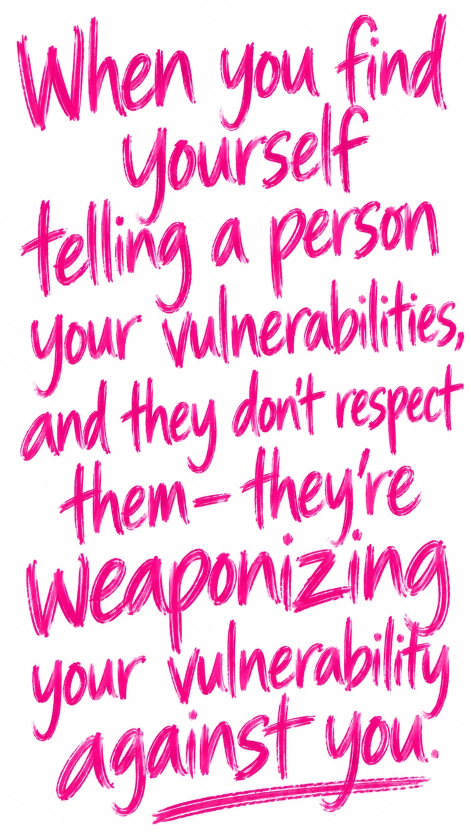
#> input picture sterling-template/quotes/weaponizing-vulnerability-original.webp, 941 x 1672 px (shown at 1/2 size)
$ python quote_from_image.py quotes/weaponizing-vulnerability-original.webp quotes/weaponizing-vulnerability.png
#> lines starting #> are read from the running program, lines starting #| are printed output that depends on the picture
"""Turn a pink handwritten quote on a white background into a transparent 720x1280 card.

usage: python3 quote_from_image.py input.(png|jpg|webp) quotes/<name>.png
"""
import sys
import numpy as np
from PIL import Image

PINK = (252, 0, 108)

def main(src, out):
#> called with out = 'quotes/weaponizing-vulnerability.png'
    a = np.asarray(Image.open(src).convert('RGB')).astype(float)
    alpha = np.clip(((255 - a[:, :, 1]) / 255 - 0.08) / 0.6, 0, 1)  # pink has low green
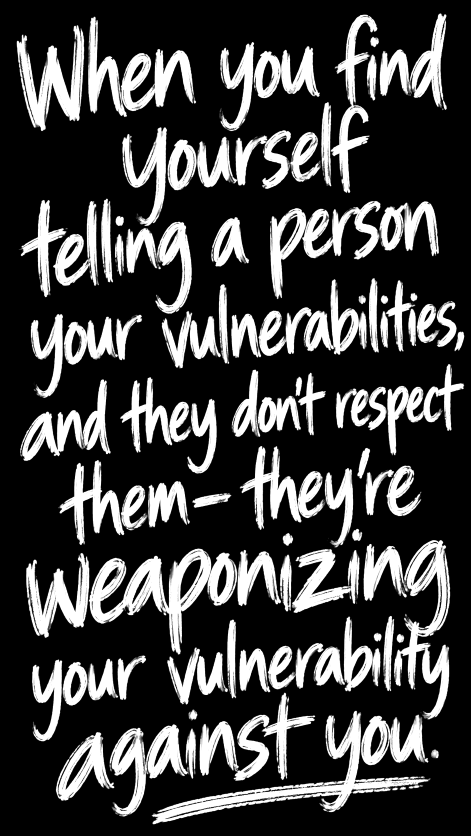
#> alpha: shape (1672, 941) float64 (shown at 1/2 size); min 0, max 1, mean 0.253
    ys, xs = np.where(alpha > 0.2)
    rgba = np.zeros(a.shape[:2] + (4,), np.uint8)
    rgba[..., :3] = PINK
    rgba[..., 3] = (alpha * 255).astype(np.uint8)
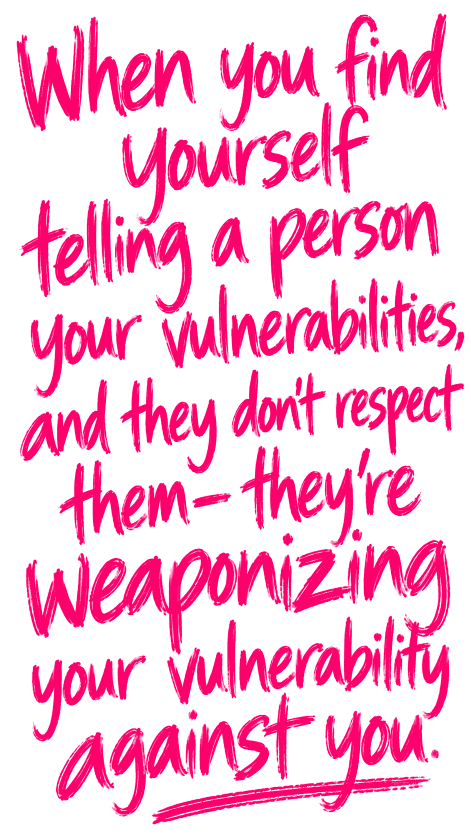
#> rgba: shape (1672, 941, 4) (shown at 1/2 size); mean of channels 0, 1, 2, 3 252, 0, 108, 64.4; transparent parts drawn white
    t = Image.fromarray(rgba).crop((xs.min(), ys.min(), xs.max() + 1, ys.max() + 1))
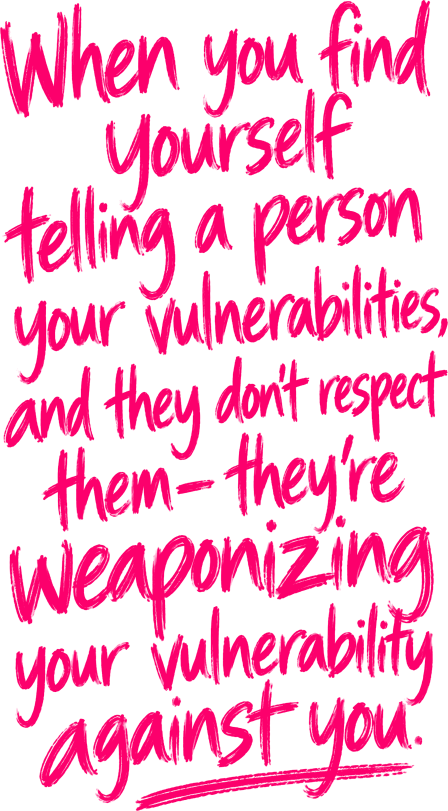
#> t: PIL image 896x1622 RGBA (shown at 1/2 size); mean R, G, B, A 252, 0, 108, 69.7; transparent parts drawn white
    k = min(660 / t.width, 1060 / t.height)
#> k = 0.654
    t = t.resize((int(t.width * k), int(t.height * k)), Image.LANCZOS)
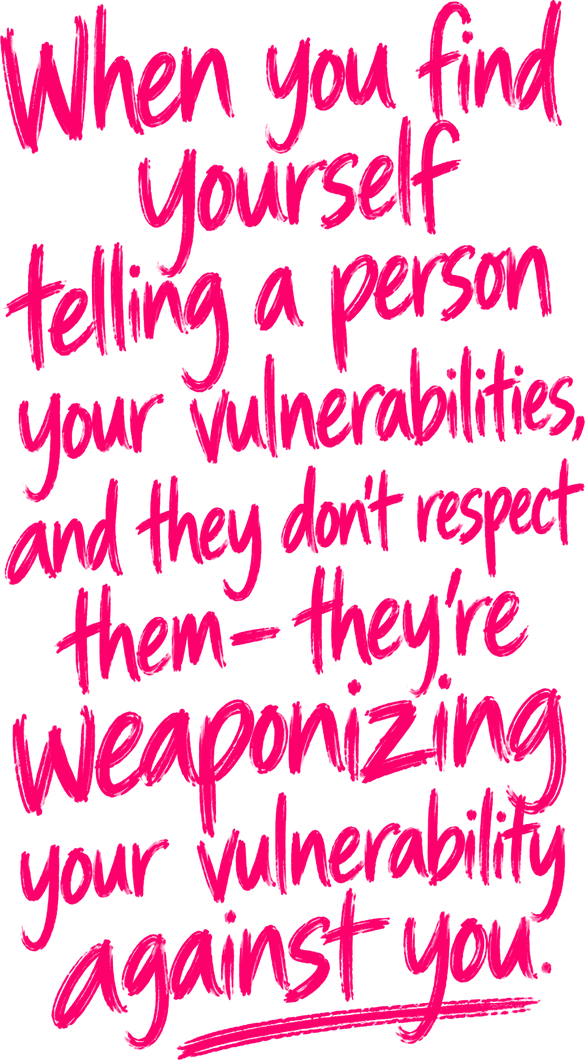
#> t: PIL image 585x1060 RGBA; mean R, G, B, A 95.8, 0, 40.6, 69.6; transparent parts drawn white
    card = Image.new('RGBA', (720, 1280), (0, 0, 0, 0))
#> card: PIL image 720x1280 RGBA; every value is 0
    card.alpha_composite(t, ((720 - t.width) // 2, (1280 - t.height) // 2))
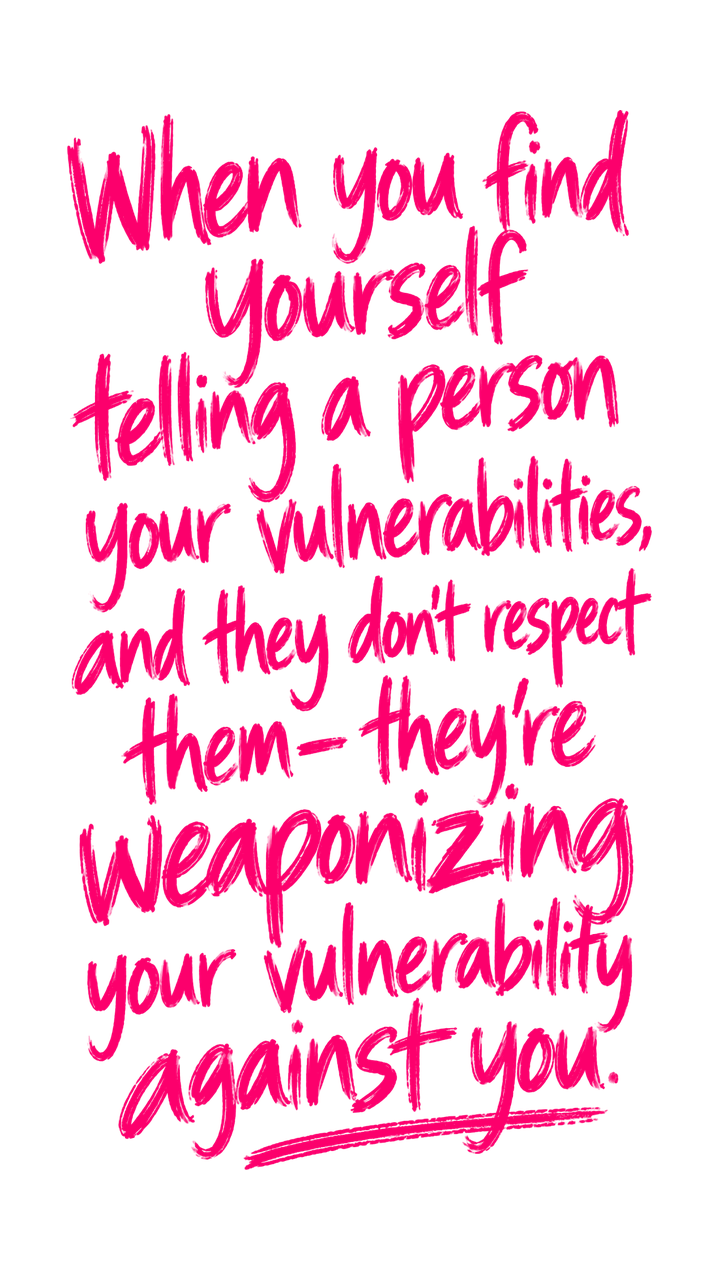
#> card: PIL image 720x1280 RGBA; mean R, G, B, A 64.5, 0, 27.3, 46.8; transparent parts drawn white
    card.save(out)

if __name__ == '__main__':
    main(sys.argv[1], sys.argv[2])
